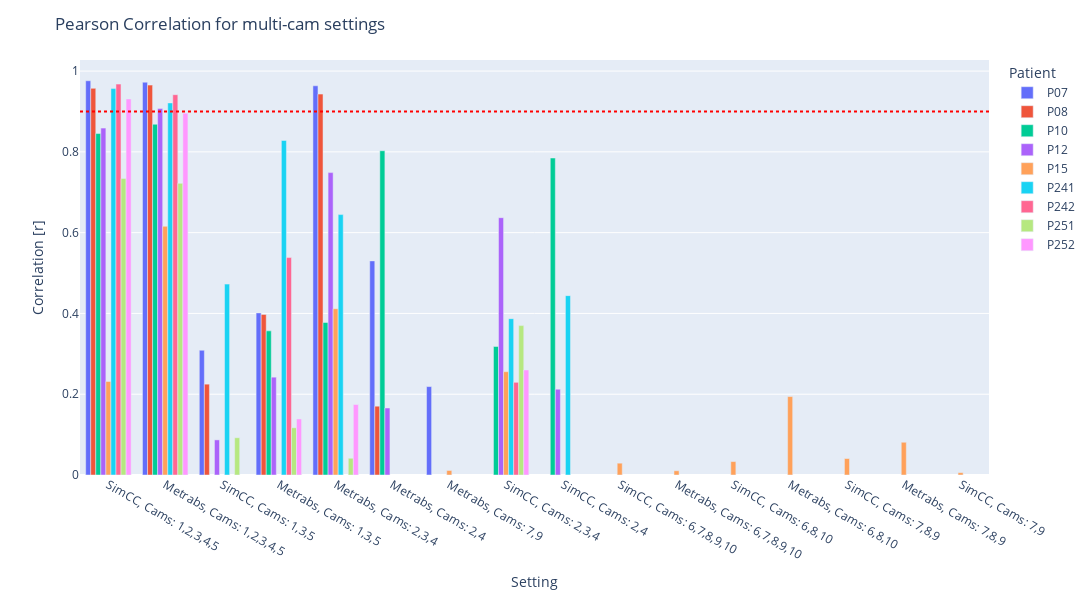

Notebook cell for this chart:
### Code cell
fig = px.bar(df_plot.sort_values(by='id_s'), x='id_s_name', y='correlation', color='id_p', template = 'plotly', barmode='group', labels={"id_p": "Patient"})

fig.add_hline(y=0.9, line_dash='dot', line_color='red', name = 'corr = 0.9')

fig.update_layout(title= f'Pearson Correlation for multi-cam settings',
          xaxis_title=f'Setting',
          yaxis_title=f'Correlation [r]',
                  width=1300, height=600
          )

os.makedirs(os.path.join(dir_plots_cont, '04_correlation'), exist_ok=True)

path = os.path.join(dir_plots_cont, '04_correlation', f'pearson_corr_multi_cam.html')
fig.write_html(path)

path = os.path.join(dir_plots_cont, '04_correlation', f'pearson_corr_multi_cam.png')
fig.write_image(path, scale = 5)
fig.show()

### Figure 1 — Plotly figure (JSON) as saved in the notebook; plotly's stock layout.template omitted (floating-point values rounded to 4 significant figures)
{"data": [{"alignmentgroup": "True", "hovertemplate": "Patient=P07<br>id_s_name=%{x}<br>correlation=%{y}<extra></extra>", "legendgroup": "P07", "marker": {"color": "#636efa", "pattern": {"shape": ""}}, "name": "P07", "offsetgroup": "P07", "orientation": "v", "showlegend": true, "textposition": "auto", "x": ["SimCC, Cams: 1,2,3,4,5", "Metrabs, Cams: 1,2,3,4,5", "SimCC, Cams: 1,3,5", "Metrabs, Cams: 1,3,5", "Metrabs, Cams: 2,3,4", "Metrabs, Cams: 2,4", "Metrabs, Cams: 7,9"], "xaxis": "x", "y": [0.9761, 0.9725, 0.3088, 0.4013, 0.9636, 0.5301, 0.2189], "yaxis": "y", "type": "bar"}, {"alignmentgroup": "True", "hovertemplate": "Patient=P08<br>id_s_name=%{x}<br>correlation=%{y}<extra></extra>", "legendgroup": "P08", "marker": {"color": "#EF553B", "pattern": {"shape": ""}}, "name": "P08", "offsetgroup": "P08", "orientation": "v", "showlegend": true, "textposition": "auto", "x": ["SimCC, Cams: 1,2,3,4,5", "Metrabs, Cams: 1,2,3,4,5", "SimCC, Cams: 1,3,5", "Metrabs, Cams: 1,3,5", "Metrabs, Cams: 2,3,4", "Metrabs, Cams: 2,4"], "xaxis": "x", "y": [0.9573, 0.9653, 0.2249, 0.3976, 0.943, 0.1703], "yaxis": "y", "type": "bar"}, {"alignmentgroup": "True", "hovertemplate": "Patient=P10<br>id_s_name=%{x}<br>correlation=%{y}<extra></extra>", "legendgroup": "P10", "marker": {"color": "#00cc96", "pattern": {"shape": ""}}, "name": "P10", "offsetgroup": "P10", "orientation": "v", "showlegend": true, "textposition": "auto", "x": ["SimCC, Cams: 1,2,3,4,5", "Metrabs, Cams: 1,2,3,4,5", "Metrabs, Cams: 1,3,5", "SimCC, Cams: 2,3,4", "Metrabs, Cams: 2,3,4", "SimCC, Cams: 2,4", "Metrabs, Cams: 2,4"], "xaxis": "x", "y": [0.8454, 0.8684, 0.3568, 0.3182, 0.3776, 0.7848, 0.8028], "yaxis": "y", "type": "bar"}, {"alignmentgroup": "True", "hovertemplate": "Patient=P12<br>id_s_name=%{x}<br>correlation=%{y}<extra></extra>", "legendgroup": "P12", "marker": {"color": "#ab63fa", "pattern": {"shape": ""}}, "name": "P12", "offsetgroup": "P12", "orientation": "v", "showlegend": true, "textposition": "auto", "x": ["SimCC, Cams: 1,2,3,4,5", "Metrabs, Cams: 1,2,3,4,5", "SimCC, Cams: 1,3,5", "Metrabs, Cams: 1,3,5", "SimCC, Cams: 2,3,4", "Metrabs, Cams: 2,3,4", "SimCC, Cams: 2,4", "Metrabs, Cams: 2,4"], "xaxis": "x", "y": [0.8588, 0.9076, 0.08691, 0.2422, 0.6371, 0.7486, 0.2124, 0.1659], "yaxis": "y", "type": "bar"}, {"alignmentgroup": "True", "hovertemplate": "Patient=P15<br>id_s_name=%{x}<br>correlation=%{y}<extra></extra>", "legendgroup": "P15", "marker": {"color": "#FFA15A", "pattern": {"shape": ""}}, "name": "P15", "offsetgroup": "P15", "orientation": "v", "showlegend": true, "textposition": "auto", "x": ["SimCC, Cams: 1,2,3,4,5", "Metrabs, Cams: 1,2,3,4,5", "SimCC, Cams: 6,7,8,9,10", "Metrabs, Cams: 6,7,8,9,10", "SimCC, Cams: 2,3,4", "Metrabs, Cams: 2,3,4", "SimCC, Cams: 6,8,10", "Metrabs, Cams: 6,8,10", "SimCC, Cams: 7,8,9", "Metrabs, Cams: 7,8,9", "SimCC, Cams: 7,9", "Metrabs, Cams: 7,9"], "xaxis": "x", "y": [0.2316, 0.6157, 0.02927, 0.01046, 0.2558, 0.4117, 0.03326, 0.1942, 0.0408, 0.08105, 0.005893, 0.0112], "yaxis": "y", "type": "bar"}, {"alignmentgroup": "True", "hovertemplate": "Patient=P241<br>id_s_name=%{x}<br>correlation=%{y}<extra></extra>", "legendgroup": "P241", "marker": {"color": "#19d3f3", "pattern": {"shape": ""}}, "name": "P241", "offsetgroup": "P241", "orientation": "v", "showlegend": true, "textposition": "auto", "x": ["SimCC, Cams: 1,2,3,4,5", "Metrabs, Cams: 1,2,3,4,5", "SimCC, Cams: 1,3,5", "Metrabs, Cams: 1,3,5", "SimCC, Cams: 2,3,4", "Metrabs, Cams: 2,3,4", "SimCC, Cams: 2,4"], "xaxis": "x", "y": [0.9567, 0.9212, 0.4726, 0.8283, 0.3871, 0.6447, 0.4441], "yaxis": "y", "type": "bar"}, {"alignmentgroup": "True", "hovertemplate": "Patient=P242<br>id_s_name=%{x}<br>correlation=%{y}<extra></extra>", "legendgroup": "P242", "marker": {"color": "#FF6692", "pattern": {"shape": ""}}, "name": "P242", "offsetgroup": "P242", "orientation": "v", "showlegend": true, "textposition": "auto", "x": ["SimCC, Cams: 1,2,3,4,5", "Metrabs, Cams: 1,2,3,4,5", "Metrabs, Cams: 1,3,5", "SimCC, Cams: 2,3,4"], "xaxis": "x", "y": [0.9677, 0.9416, 0.5383, 0.2295], "yaxis": "y", "type": "bar"}, {"alignmentgroup": "True", "hovertemplate": "Patient=P251<br>id_s_name=%{x}<br>correlation=%{y}<extra></extra>", "legendgroup": "P251", "marker": {"color": "#B6E880", "pattern": {"shape": ""}}, "name": "P251", "offsetgroup": "P251", "orientation": "v", "showlegend": true, "textposition": "auto", "x": ["SimCC, Cams: 1,2,3,4,5", "Metrabs, Cams: 1,2,3,4,5", "SimCC, Cams: 1,3,5", "Metrabs, Cams: 1,3,5", "SimCC, Cams: 2,3,4", "Metrabs, Cams: 2,3,4"], "xaxis": "x", "y": [0.7339, 0.7221, 0.0923, 0.1169, 0.3699, 0.04145], "yaxis": "y", "type": "bar"}, {"alignmentgroup": "True", "hovertemplate": "Patient=P252<br>id_s_name=%{x}<br>correlation=%{y}<extra></extra>", "legendgroup": "P252", "marker": {"color": "#FF97FF", "pattern": {"shape": ""}}, "name": "P252", "offsetgroup": "P252", "orientation": "v", "showlegend": true, "textposition": "auto", "x": ["SimCC, Cams: 1,2,3,4,5", "Metrabs, Cams: 1,2,3,4,5", "Metrabs, Cams: 1,3,5", "SimCC, Cams: 2,3,4", "Metrabs, Cams: 2,3,4"], "xaxis": "x", "y": [0.931, 0.8958, 0.1388, 0.26, 0.1745], "yaxis": "y", "type": "bar"}], "layout": {"xaxis": {"anchor": "y", "domain": [0.0, 1.0], "title": {"text": "Setting"}}, "yaxis": {"anchor": "x", "domain": [0.0, 1.0], "title": {"text": "Correlation [r]"}}, "legend": {"title": {"text": "Patient"}, "tracegroupgap": 0}, "margin": {"t": 60}, "barmode": "group", "shapes": [{"line": {"color": "red", "dash": "dot"}, "name": "corr = 0.9", "type": "line", "x0": 0, "x1": 1, "xref": "x domain", "y0": 0.9, "y1": 0.9, "yref": "y"}], "title": {"text": "Pearson Correlation for multi-cam settings"}, "width": 1300, "height": 600}}
